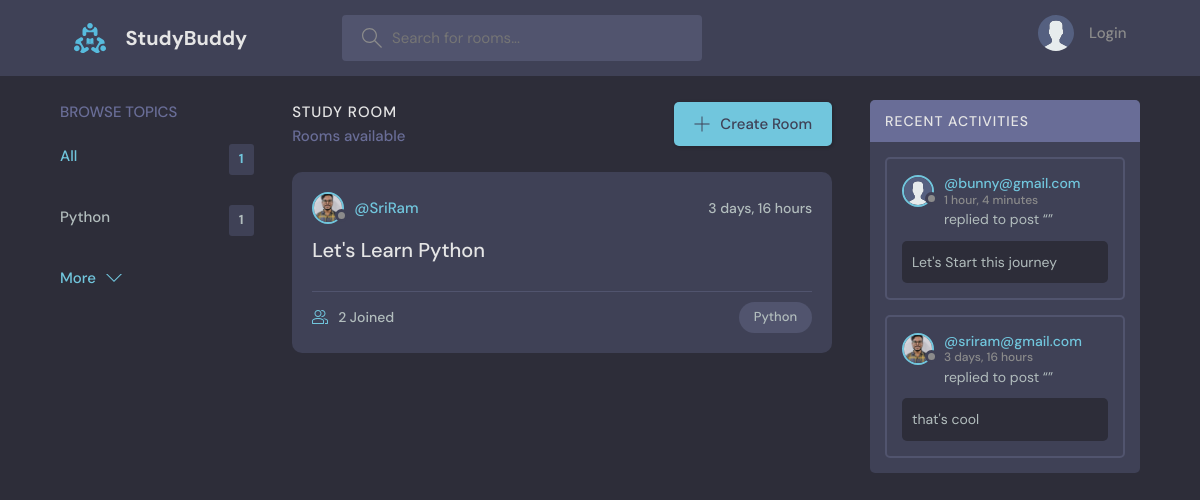
The page / on the database its author committed.
### base/models.py (models this page shows, shortened)
class Topic(models.Model):
    name = models.CharField(max_length=200)

class Room(models.Model):
    host= models.ForeignKey(User , on_delete=models.SET_NULL , null= True)
    topic= models.ForeignKey(Topic , on_delete=models.SET_NULL , null= True)
    name = models.CharField(max_length=200)
    description = models.TextField(null=True , blank=True)
    participants = models.ManyToManyField(User, related_name='participants' , blank=True
                                          )
    updated = models.DateTimeField(auto_now=True)
    created = models.DateTimeField(auto_now_add=True)
    class Meta:
        ordering = ['-updated', '-created']

class User(AbstractUser):
    name = models.CharField(max_length=200, null=True)
    email = models.EmailField(unique=True, null=True)
    bio = models.TextField(null=True)
    avatar= models.ImageField(null=True, default="avatar.svg")
    USERNAME_FIELD = 'email'
    REQUIRED_FIELDS = []

class Message(models.Model):
    user = models.ForeignKey(User, on_delete=models.CASCADE)  #user content
    room = models.ForeignKey(Room, on_delete=models.CASCADE)  #room relationship
    body = models.TextField()
    updated = models.DateTimeField(auto_now=True)   #updating user content
    created = models.DateTimeField(auto_now_add=True)   #creating user content
    class Meta:
        ordering = ['-updated', '-created']

### base/views.py (the view)
# urls.py: path('', views.home, name="home"),
def home(request):
    q = request.GET.get('q') if request.GET.get('q')!= None else''  #To Search any particular topic
    rooms= Room.objects.filter(
        Q(topic__name__icontains=q) |
        Q(name__icontains=q) |
        Q(description__icontains=q)
    )
    topics = Topic.objects.all()[0:5]   #To show only 5 topics
    room_messages = Message.objects.filter(Q(room__topic__name__icontains=q))
    room_count = rooms.count()
    context = {'rooms' : rooms , 'topics': topics , 'room_count':room_count,
               'room_messages': room_messages}
    return render(request, 'base/home.html' ,context)

### base/templates/base/home.html (shortened to what this page needs)
{% extends 'main.html' %}
{% block content %}
    <main class="layout layout--3">
      <div class="container">
         {% include 'base/topics_component.html' %}
        <div class="roomList">
          <div class="roomList__header">
            <div>
              <h2>Study Room</h2>
              <p>{{rooms_count}} Rooms available</p>
            </div>
            <a class="btn btn--main" href="{% url 'create-room' %}">
              <svg version="1.1" xmlns="http://www.w3.org/2000/svg" width="32" height="32" viewBox="0 0 32 32">
                <title>add</title>
                <path
                  d="M16.943 0.943h-1.885v14.115h-14.115v1.885h14.115v14.115h1.885v-14.115h14.115v-1.885h-14.115v-14.115z"
                ></path>
              </svg>
              Create Room
            </a>
          </div>
          {% include 'base/feed_component.html' %}
        </div>
         {% include 'base/activity_component.html' %}
      </div>
    </main>
{% endblock content %}

### base/templates/base/topics_component.html
<div class="topics">
          <div class="topics__header">
            <h2>Browse Topics</h2>
          </div>
          <ul class="topics__list">
            <li>
              <a href="{% url 'home' %}" class="active">All <span>{{topics.count}}</span></a>
            </li>
            {%  for topic in topics %}
            <li>
              <a href="{% url 'home' %}?q={{topic.name}}">{{topic.name}} <span>{{topic.room_set.all.count}}</span></a>
            </li>
            {%  endfor %}
          </ul>
          <a class="btn btn--link" href="{% url 'topics' %}">
            More
            <svg version="1.1" xmlns="http://www.w3.org/2000/svg" width="32" height="32" viewBox="0 0 32 32">
              <title>chevron-down</title>
              <path d="M16 21l-13-13h-3l16 16 16-16h-3l-13 13z"></path>
            </svg>
          </a>
        </div>

### base/templates/base/feed_component.html (shortened to what this page needs)
{%  for room in rooms  %}
<div class="roomListRoom">
            <div class="roomListRoom__header">
              <a href="{% url 'user-profile' room.host.id %}" class="roomListRoom__author">
                <div class="avatar avatar--small">
                  <img src="{{room.host.avatar.url}}" />
                </div>
                <span>@{{room.host.username}}</span>
              </a>
              <div class="roomListRoom__actions">
                <span>{{room.created|timesince}}</span>
              </div>
            </div>
            <div class="roomListRoom__content">
              <a href="{% url 'room' room.id%}">{{room.name}}</a>
            </div>
            <div class="roomListRoom__meta">
              <a href="{% url 'room' room.id%}" class="roomListRoom__joined">
                {{room.participants.all.count}} Joined
              </a>
              <p class="roomListRoom__topic">{{room.topic.name}}</p>
            </div>
          </div>
{%  endfor  %}

### base/templates/base/activity_component.html (shortened to what this page needs)
<div class="activities">
          <div class="activities__header">
            <h2>Recent Activities</h2>
          </div>
          {% for message in room_messages %}
          <div class="activities__box">
            <div class="activities__boxHeader roomListRoom__header">
              <a href="{% url 'user-profile' message.user.id %}" class="roomListRoom__author">
                <div class="avatar avatar--small">
                  <img src="{{message.user.avatar.url}}" />
                </div>
                <p>
                  @{{message.user}}
                  <span>{{message.created|timesince}}</span>
                </p>
              </a>
            </div>
            <div class="activities__boxContent">
              <p>replied to post “<a href="{% url 'room' message.room.id %}">{{messaage.room}}</a>”</p>
              <div class="activities__boxRoomContent">
                {{message.body}}
              </div>
            </div>
          </div>
          {% endfor %}
        </div>

### rows shown on the page
Topic: name "Python", room_set.all.count "1"
Room: host.avatar (picture), host.username "SriRam", created "3 days, 16 hours", name "Let's Learn Python", participants.all.count "2", topic.name "Python"
Message: user.avatar (placeholder picture), user "bunny@gmail.com", created "1 hour, 4 minutes", body "Let's Start this journey"
Message: user.avatar (picture), user "sriram@gmail.com", created "3 days, 16 hours", body "that's cool"

### other values the page prints
{{ topics.count }} "1"
